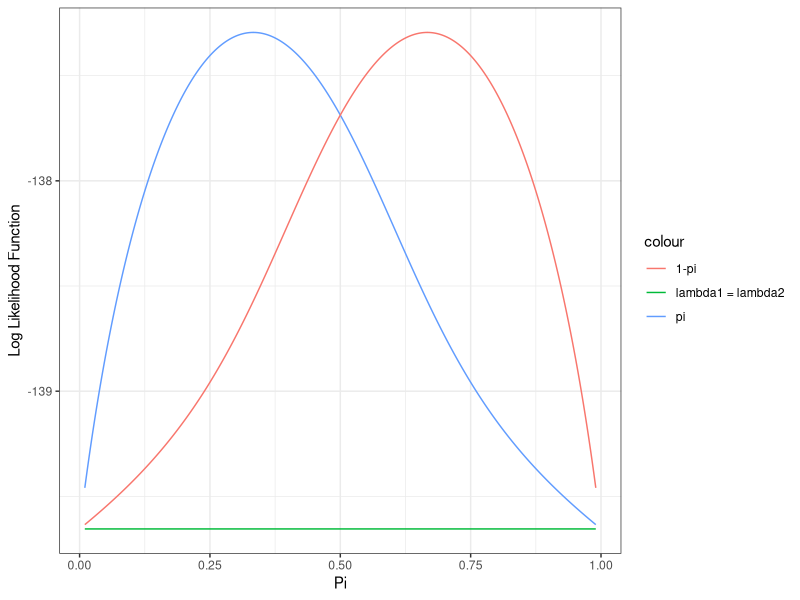

Here is the R script that generated this plot:
## ---- chunk 1
knitr::opts_chunk$set(echo = TRUE)
library(tidyverse)
## ---- chunk 2
# Define the function written by Dr. Demirtas

############################################################
#EM algorithm for univariate normal MAR example
#Written by Hakan Demirtas
############################################################
# Required arguments:
# y= incomplete univariate data, with missing values
# denoted by NA.
# start=starting values for parameters. This should be a
# list with two components: mu and sigma
#
# Optional arguments:
# maxits=maximum number of iterations
# eps=convergence criterion
#
# Output:
# This function returns a list with the following components:
# theta=final parameter estimates
# iter=how many iterations were performed
# cvgd=logical value indicating whether it converged or not.
# loglik= vector of length ``iter'' giving the observed-data
# log-likelihood at each iteration
##############################################################

univariate.normal.em.demirtas<-function(y, start, maxits=500, eps=0.000001){
  newmu<-start$mu ; newsigma2<-start$sigma2 ; n<-length(y)
  w<-!is.na(y) ; yobs<-y[w] ; nobs<-length(yobs) ; nmis<-n-nobs
  loglik<-numeric(maxits) ; iter<-0 ; cvgd<-F
  cat(paste("Performing iterations of EM...","\n"))
  
  while ((iter<maxits)&(!cvgd)){
  iter<-iter+1 ; mu<-newmu ; sigma2<-newsigma2
  # EVALUATE OBSERVED-DATA-LIKELIHOOD
  ll<--(nobs/2)*log(sigma2)-1/(2*sigma2)*sum((yobs-mu)^2)
  loglik[iter]<-ll
  # E-STEP
  ET1<-sum(yobs)+nmis*mu
  ET2<-sum(yobs^2)+nmis*(sigma2+mu^2)
  # M-STEP
  newmu<-ET1/n
  newsigma2<-(ET2/n)-newmu^2
  # ASSESS CONVERGENCE
  cvgd<-(abs(newmu-mu)<=eps*abs(mu)) & (abs(newsigma2-sigma2)<=eps*abs(sigma2))}
  
  cat(paste("Done!","\n"))
  theta<-list(mu=newmu, sigma2=newsigma2)
  loglik<-loglik[1:iter]
  result<-list(theta=theta, iter=iter, cvgd=cvgd,loglik=loglik)
  result}

## ---- chunk 3
# Import data
data = c(50.1, 39.8, 46.4, NA, NA, 31.2, 50.0, 49.6, 48.7, 49.7, 53.4, 62.1, NA)

# Convergence criteria
eps = c(0.001, 0.0001, 0.00001, 0.000001)

# Calculate the sample mean and sample variance (only observed data)
mu = mean(data, na.rm = T); mu
sigma2 = sum((data[!is.na(data)] - mu)^2)/length(data[!is.na(data)]); sigma2

# Use the result to be the starting values
start1 = list(mu = 48.1, sigma2 = 59.426)

# Try resonable starting value
start2 = list(mu = 50, sigma2 = 60)

# Try some crazy starting values
start3 = list(mu = 0, sigma2 = 10)
start4 = list(mu = 1000, sigma2 = 1000)
start5 = list(mu = 10000, sigma2 = 21000)

# Create variables to store results
mu_result = numeric(20)
sigma2_result = numeric(20)
iteration = numeric(20)
log_like = numeric(20)

# Start iterations and try 4 different convergence criteria 
for (i in 1:4) {
  # At each iteration, try different starting values
  EM1 = univariate.normal.em.demirtas(data, start1, eps = eps[i])
  mu_result[i] = EM1$theta$mu
  sigma2_result[i] = EM1$theta$sigma2
  iteration[i] = EM1$iter
  log_like[i] = EM1$loglik[EM1$iter]
  
  
  EM2 = univariate.normal.em.demirtas(data, start2, eps = eps[i])
  mu_result[i+4] = EM2$theta$mu
  sigma2_result[i+4] = EM2$theta$sigma2
  iteration[i+4] = EM2$iter
  log_like[i+4] = EM2$loglik[EM2$iter]
  
  
  EM3 = univariate.normal.em.demirtas(data, start3, eps = eps[i])
  mu_result[i+8] = EM3$theta$mu
  sigma2_result[i+8] = EM3$theta$sigma2
  iteration[i+8] = EM3$iter
  log_like[i+8] = EM3$loglik[EM3$iter]
  
  
  EM4 = univariate.normal.em.demirtas(data, start4, eps = eps[i])
  mu_result[i+12] = EM4$theta$mu
  sigma2_result[i+12] = EM4$theta$sigma2
  iteration[i+12] = EM4$iter
  log_like[i+12] = EM4$loglik[EM4$iter]
  
  
  EM5 = univariate.normal.em.demirtas(data, start5, eps = eps[i])
  mu_result[i+16] = EM5$theta$mu
  sigma2_result[i+16] = EM5$theta$sigma2
  iteration[i+16] = EM5$iter
  log_like[i+16] = EM5$loglik[EM5$iter]
}

# Sort the results
convergence_criteria = rep(eps, 5)
start_mu = c(rep(start1$mu, 4), rep(start2$mu, 4), rep(start3$mu, 4), rep(start4$mu, 4), rep(start5$mu, 4))
start_sigma2 = c(rep(start1$sigma2, 4), rep(start2$sigma2, 4), rep(start3$sigma2, 4), rep(start4$sigma2, 4), rep(start5$sigma2, 4))
result_table = cbind(convergence_criteria, start_mu, start_sigma2, mu_result, sigma2_result, iteration, log_like) %>% as.data.frame()

result_table %>% knitr::kable()
## ---- chunk 4
# Create a new dataset
set.seed(1029)
data_new = rnorm(13, mean = 48.1, sqrt(59.426))

# Randomly choose 3 data points to be missing
missing = sample(1:13, size = 3, replace = F); missing
data_new[missing] = NA; data_new

# Calculate the sample mean and sample variance from the new dataset
mu = mean(data_new, na.rm = T); mu
sigma2 = sum((data_new[!is.na(data_new)] - mu)^2)/length(data_new[!is.na(data_new)]); sigma2

# Use the new dataset to run EM method again
start_new = list(mu = mu, sigma2 = sigma2); start_new
start_new2 = list(mu = 0, sigma2 = 100); start_new2
univariate.normal.em.demirtas(data_new, start_new)
univariate.normal.em.demirtas(data_new, start_new2)
## ---- chunk 5
# Create a new dataset
set.seed(1029)
data_new = rnorm(13, mean = 48.1, sqrt(59.426))

# Randomly choose 3 data points to be missing
missing = sample(1:13, size = 6, replace = F); missing
data_new[missing] = NA; data_new

# Calculate the sample mean and sample variance from the new dataset
mu = mean(data_new, na.rm = T); mu
sigma2 = sum((data_new[!is.na(data_new)] - mu)^2)/length(data_new[!is.na(data_new)]); sigma2

# Use the new dataset to run EM method again
start_new = list(mu = mu, sigma2 = sigma2); start_new
start_new2 = list(mu = 0, sigma2 = 100); start_new2

univariate.normal.em.demirtas(data_new, start_new)
univariate.normal.em.demirtas(data_new, start_new2)
## ---- chunk 6
mu_result = vector()
sigma2_result = vector()
set.seed(1029)
for (i in 1:1000) {
  data_new = rnorm(13, 48.1, sqrt(59.426))
  mis = sample(1:13, 3, replace = F)
  data_new[mis] = NA; data_new

  mu = mean(data_new, na.rm = T)
  sigma2 = sum((data_new[!is.na(data_new)] - mu)^2)/length(data_new[!is.na(data_new)])
  start_new = list(mu = mu, sigma2 = sigma2)
  result = univariate.normal.em.demirtas(data_new, start_new)
  theta = result$theta
  mu_result[i] = theta$mu
  sigma2_result[i] = theta$sigma2
}

mean(mu_result)
sd(mu_result)
mean(sigma2_result)
sd(sigma2_result)
## ---- chunk 7
# Add two additional steps in the previous EM function
univariate.normal.em.demirtas_new = function(y, start, maxits=500, eps=0.000001){
  newmu<-start$mu ; newsigma2<-start$sigma2 ; n<-length(y)
  w<-!is.na(y) ; yobs<-y[w] ; nobs<-length(yobs) ; nmis<-n-nobs
  loglik<-numeric(maxits) ; iter<-0 ; cvgd<-F
  mut = c()
  sigma2t = c()
  cat(paste("Performing iterations of EM...","\n"))
  
  while ((iter<maxits)&(!cvgd)){
  iter<-iter+1 ; mu<-newmu ; sigma2<-newsigma2
  # EVALUATE OBSERVED-DATA-LIKELIHOOD
  ll<--(nobs/2)*log(sigma2)-1/(2*sigma2)*sum((yobs-mu)^2)
  loglik[iter]<-ll
  # E-STEP
  ET1<-sum(yobs)+nmis*mu
  ET2<-sum(yobs^2)+nmis*(sigma2+mu^2)
  # M-STEP
  newmu<-ET1/n
  newsigma2<-(ET2/n)-newmu^2
  
  # Record parameter theta_t
  mut[iter] = newmu
  sigma2t[iter] = newsigma2
  
  # ASSESS CONVERGENCE
  cvgd<-(abs(newmu-mu)<=eps*abs(mu)) & (abs(newsigma2-sigma2)<=eps*abs(sigma2))}
  
  # Adding two additional steps
  for (i in 1:2) {
    iter = iter + 1
    mu = newmu
    sigma2 = newsigma2
    # EVALUATE OBSERVED-DATA-LIKELIHOOD
    ll<--(nobs/2)*log(sigma2)-1/(2*sigma2)*sum((yobs-mu)^2)
    loglik[iter]<-ll
    # E-STEP
    ET1<-sum(yobs)+nmis*mu
    ET2<-sum(yobs^2)+nmis*(sigma2+mu^2)
    # M-STEP
    newmu<-ET1/n
    newsigma2<-(ET2/n)-newmu^2
  
    # Record parameter theta_t
    mut[iter] = newmu
    sigma2t[iter] = newsigma2
  }
  cat(paste("Done!","\n"))
  theta<-list(mu=mut, sigma2=sigma2t)
  loglik<-loglik[1:iter]
  result<-list(theta=theta, iter=iter, cvgd=cvgd,loglik=loglik)
  result}

# Calculate the elementwise rate of convergence
# Because we added two steps, t-1 will be the step that we get the convergence
rate_cal = function(theta) {
  rate = c()
  t = length(theta)
  for (i in 2:t-1) {
    rate[i] = (theta[i+1]-theta[i])/(theta[i]-theta[i-1])
  }
  return(rate)
}
## ---- chunk 8
# Create the dataset, normally distributed with mean 50 and sd 10
set.seed(1029)
data_2 = rnorm(100, 50, 5)
mis = sample(1:100, size = 90, replace = F)
data_2[mis] = NA

# Calculate the sample mean and sample variance
mu = mean(data_2, na.rm = T); mu
sigma2 = sum((data_2[!is.na(data_2)] - mu)^2)/length(data_2[!is.na(data_2)]); sigma2

# Set starting values
start_value = list(mu = mu, sigma2 = 10); start_value

# Run EM function
result_question2 = univariate.normal.em.demirtas_new(data_2, start_value)
mu_result = result_question2$theta$mu
sigma2_result = result_question2$theta$sigma2

# Calculate the convergence rate for mu
rate_cal(mu_result)

# Calculate the convergence rate for sigma2
rate_cal(sigma2_result)
## ---- chunk 9
start_value = list(mu = 0, sigma2 = 0)

# Run EM function
result_question2 = univariate.normal.em.demirtas_new(data_2, start_value)
mu_result = result_question2$theta$mu
sigma2_result = result_question2$theta$sigma2

# Calculate the convergence rate for mu
rate_cal(mu_result)

# Calculate the convergence rate for sigma2
rate_cal(sigma2_result)
## ---- chunk 10
# Import dataset
mixture = read.table(file = "./mixture.dat")
data3 = t(mixture)
data3 = as.vector(data3)
## ---- chunk 11
###########################################################
# EM algorithm for two-part mixture of exponentials
# Written by Hakan Demirtas
# startval should be a list with three components:
# pi=mixing proportion
# lambda1=reciprocal mean of the first component
# lambda1=reciprocal mean of the second component
###########################################################
# The function below allows us that pi can be fixed
# to a specific value to perform constrained estimation.
em.exponential.mixture<-function(y, startval, maxits=10000, eps=0.00001, pi.fix){
  n<-length(y) ; newtheta<-startval
  if(!missing(pi.fix)) newtheta$pi<-pi.fix
  iter<-0
  converged<-F
  loglik<-numeric(maxits)
  while((!converged)&(iter<maxits)){
    iter<-iter+1
    theta<-newtheta
    
    # DO E-STEP
    pix<-theta$pi
    lambda1<-theta$lambda1
    lambda2<-theta$lambda2
    num<-pix*lambda1*exp(-lambda1*y)
    denom<-num+(1-pix)*lambda2*exp(-lambda2*y)
    delta<-num/denom # parameter for the Bernoulli distribution
    T1<-sum(delta) ; T2<-sum(delta*y) ; T3<-sum(y)
    loglik[iter]<-sum(log(denom))
    
    # DO M-STEP
    if (missing(pi.fix)) pix<-T1/n
    lambda1<-T1/T2
    lambda2<-(n-T1)/(T3-T2)
    newtheta<-list(pix=pix, lambda1=lambda1, lambda2=lambda2)
    
    # ASSESS CONVERGENCE
    old<-c(theta$pi, theta$lambda1, theta$lambda2)
    new<-c(newtheta$pi, newtheta$lambda1, newtheta$lambda2)
    converged<-all(abs(old-new)<=eps*abs(old))}
    loglik<-loglik[1:iter]
    list(theta=newtheta,iter=iter, converged=converged, loglik=loglik)}
## ---- chunk 12
start1 = list(pi = 0.3, lambda1 = 1, lambda2 = 0.5)
start2 = list(pi = 0.7, lambda1 = 0.5, lambda2 = 1)
em.exponential.mixture(data3, start1, eps = 0.0000001)
em.exponential.mixture(data3, start2, eps = 0.0000001)
## ---- chunk 13
pi_range = seq(0.01, 0.99, 0.001)
start3 = list(pi = 0.5, lambda1 = 0.75, lambda2 = 0.75)

logL1 = numeric(length(pi_range))
logL2 = numeric(length(pi_range))
logL3 = numeric(length(pi_range))
for (i in 1:length(pi_range)) {
  result1 = em.exponential.mixture(data3, start1, eps = 0.000001, pi.fix = pi_range[i])
  result2 = em.exponential.mixture(data3, start2, eps = 0.000001, pi.fix = pi_range[i])
  result3 = em.exponential.mixture(data3, start3, eps = 0.000001, pi.fix = pi_range[i])
  conv_n1 = result1$iter
  conv_n2 = result2$iter
  conv_n3 = result3$iter
  logL1[i] = result1[[4]][conv_n1]
  logL2[i] = result2[[4]][conv_n2]
  logL3[i] = result3[[4]][conv_n3]
}

plot_table = cbind(pi_range, logL1, logL2, logL3) %>% as.data.frame()
plot_table %>% 
  ggplot(aes(x = pi_range)) + 
  geom_line(aes(y = logL1, colour = "pi")) +
  geom_line(aes(y = logL2, colour = "1-pi")) +
  geom_line(aes(y = logL3, colour = "lambda1 = lambda2")) +
  theme_bw() + labs(
    x = "Pi",
    y = "Log Likelihood Function"
  )
  
